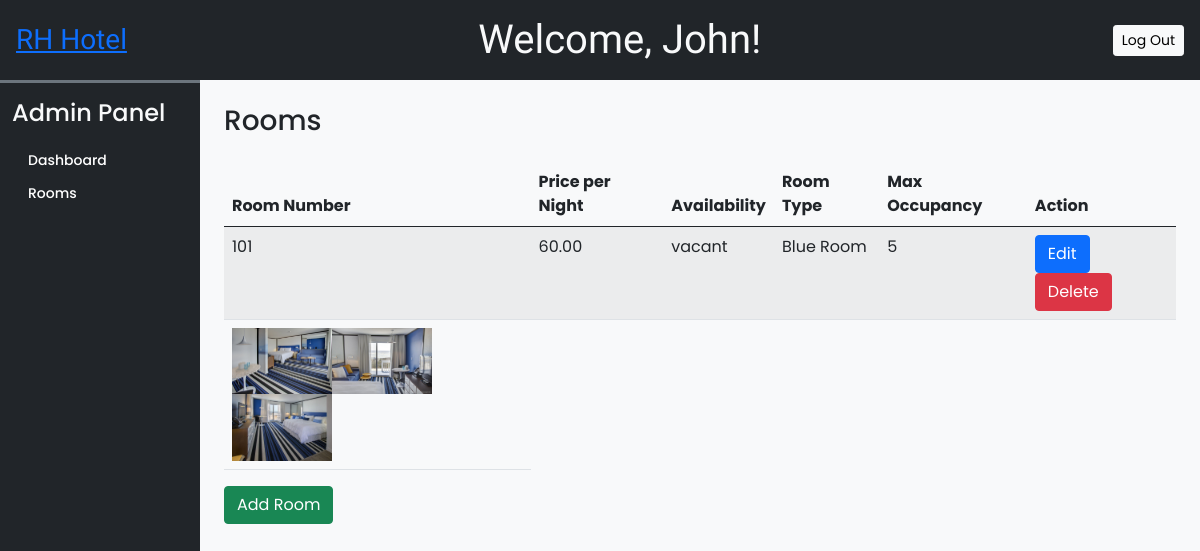
The app's page /Rafael_hotel_reservation_store/admin/rooms.php (signed in) with its own data.
### tables this page shows
CREATE TABLE `room` (
  `room_number` int(20) UNSIGNED NOT NULL,
  `price_per_night` decimal(20,2) NOT NULL,
  `availability` varchar(20) NOT NULL DEFAULT 'vacant',
  `room_type` varchar(20) NOT NULL,
  `max_occupancy` int(20) UNSIGNED NOT NULL,
  `room_description` text NOT NULL DEFAULT 'description here.'
);

### Rafael_hotel_reservation_store/admin/inc/db_config.php (called while the page is built, shortened)
<?php
function view_rooms()
{
    global $pdo;
    $stmt = $pdo->query("SELECT * FROM room");
    $rooms = $stmt->fetchAll(PDO::FETCH_ASSOC);
    foreach ($rooms as &$room) {
        $stmt = $pdo->prepare("SELECT room_image FROM room_images WHERE room_number_fk = ?");
        $stmt->execute([$room['room_number']]);
        $images = $stmt->fetchAll(PDO::FETCH_COLUMN);
    }
    return $rooms;
}
?>

### Rafael_hotel_reservation_store/admin/rooms.php (the view, shortened to what this page needs)
<?php
require('inc/db_connect.php');
require('inc/db_config.php');
?>
<!DOCTYPE html>
<html lang="en">
<head>
    <?php require('inc/links.php'); ?>
</head>
<body class="bg-light">
    <?php require('inc/header.php') ?>
    <div class="container-fluid" id="main-content">
        <div class="row">
            <div class="col-lg-10 ms-auto p-4 overflow-hidden">
                <h3 class="mb-4">Rooms</h3>
                <div class="row">
                    <div class="col-md-12">
                        <table class="table table-striped">
                            <thead>
                                <tr>
                                    <th>Room Number</th>
                                    <th>Price per Night</th>
                                    <th>Availability</th>
                                    <th>Room Type</th>
                                    <th>Max Occupancy</th>
                                    <th>Action</th>
                                </tr>
                            </thead>
                            <tbody>
                                <?php
                                $rooms = view_rooms();
                                foreach ($rooms as $room) {
                                    echo '<tr>';
                                    echo '<td>' . $room['room_number'] . '</td>';
                                    echo '<td>' . $room['price_per_night'] . '</td>';
                                    echo '<td>' . $room['availability'] . '</td>';
                                    echo '<td>' . $room['room_type'] . '</td>';
                                    echo '<td>' . $room['max_occupancy'] . '</td>';
                                    echo '<td>';
                                    echo '<a href="edit_room.php?room_number=' . $room['room_number'] . '" class="btn btn-primary">Edit</a> ';
                                    echo '<a href="delete_room.php?room_number=' . $room['room_number'] . '" class="btn btn-danger">Delete</a>';
                                    echo '</td>';
                                    echo '<tr>';
                                    echo '<td>';
                                    foreach ($room['images'] as $image) {
                                        echo '<img src="' . "uploads/" . $image . '" width="100">';
                                    }
                                    echo '</td>';
                                    echo '</tr>';
                                    echo '</tr>';
                                }
                                ?>
                            </tbody>
                        </table>
                    </div>
                </div>
                <div class="row">
                    <div class="col-md-12">
                        <a href="add_room.php" class="btn btn-success">Add Room</a>
                    </div>
                </div>
            </div>
        </div>
    </div>
</body>
</html>

### Rafael_hotel_reservation_store/admin/css/common.css (style rules this page uses)
:root { --teal: #2ec1ac; --teal_hover: #279e8c; }
* { font-family: 'Poppins', sans-serif; }

### records on screen
room: room_number "101", price_per_night "60.00", availability "vacant", room_type "Blue Room", max_occupancy "5"

### other values on screen
$user['first_name'] "John"
